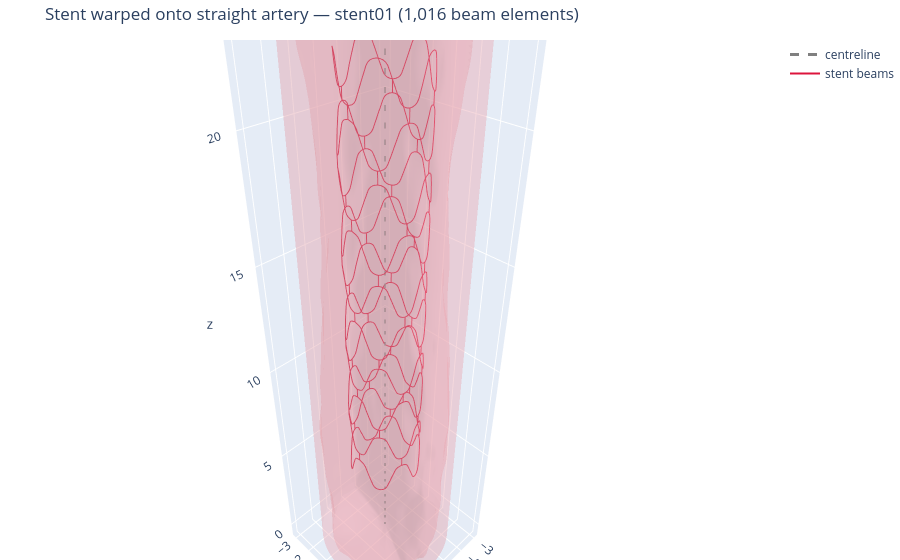

The notebook cell this image was saved under:
### Code cell
# Inspect: the warped stent placed inside the artery.
# The stent IS a connected 1D beam mesh (Beam3rHerm2Line3): draw each element as a polyline
# (node0 -> node1(mid) -> node2) rather than loose points, so the wireframe is visible.
elem_coords = np.array([[n.coordinates for n in el.nodes] for el in beam_mesh.elements])  # (n_el, 3, 3)
seg = np.full((len(elem_coords), 4, 3), np.nan)   # 3 nodes + a NaN gap to break the line between elements
seg[:, :3, :] = elem_coords
beam_lines = seg.reshape(-1, 3)

verts = np.asarray(artery_geometry.vertices)
faces = np.asarray(artery_geometry.faces)

fig = go.Figure()
fig.add_trace(go.Mesh3d(
    x=verts[:, 0], y=verts[:, 1], z=verts[:, 2],
    i=faces[:, 0], j=faces[:, 1], k=faces[:, 2],
    color="lightpink", opacity=0.25, name="artery", showscale=False,
))
fig.add_trace(go.Scatter3d(
    x=artery_cl[:, 0], y=artery_cl[:, 1], z=artery_cl[:, 2],
    mode="lines", line=dict(color="gray", width=3, dash="dash"), name="centreline",
))
fig.add_trace(go.Scatter3d(
    x=beam_lines[:, 0], y=beam_lines[:, 1], z=beam_lines[:, 2],
    mode="lines", line=dict(color="crimson", width=2), name="stent beams",
))
fig.update_layout(
    title=f"Stent warped onto {ARTERY_TYPE} artery — {STENT_NAME} "
          f"({len(beam_mesh.elements):,} beam elements)",
    scene=dict(aspectmode="data"),
    margin=dict(l=0, r=0, t=40, b=0),
)
fig.show()

### Figure 1 — Plotly figure (JSON) as saved in the notebook; plotly's stock layout.template omitted (floating-point values rounded to 4 significant figures; data arrays with more than 128 entries replaced by an {"elided": "..."} marker saying what was removed)
{"data": [{"color": "lightpink", "i": {"elided": "38400 int values"}, "j": {"elided": "38400 int values"}, "k": {"elided": "38400 int values"}, "name": "artery", "opacity": 0.25, "showscale": false, "type": "mesh3d", "x": {"elided": "19204 float values"}, "y": {"elided": "19204 float values"}, "z": {"elided": "19204 float values"}}, {"line": {"color": "gray", "dash": "dash", "width": 3}, "mode": "lines", "name": "centreline", "type": "scatter3d", "x": {"elided": "150 float values"}, "y": {"elided": "150 float values"}, "z": {"elided": "150 float values"}}, {"line": {"color": "crimson", "width": 2}, "mode": "lines", "name": "stent beams", "type": "scatter3d", "x": {"elided": "4064 float values"}, "y": {"elided": "4064 float values"}, "z": {"elided": "4064 float values"}}], "layout": {"margin": {"b": 0, "l": 0, "r": 0, "t": 40}, "scene": {"aspectmode": "data"}, "title": {"text": "Stent warped onto straight artery — stent01 (1,016 beam elements)"}}}
